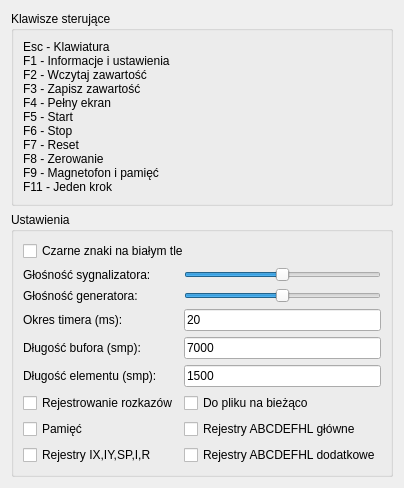
<?xml version="1.0" encoding="UTF-8"?>
<ui version="4.0">
 <class>HelpSettings</class>
 <widget class="QDialog" name="HelpSettings">
  <property name="geometry">
   <rect>
    <x>0</x>
    <y>0</y>
    <width>400</width>
    <height>480</height>
   </rect>
  </property>
  <property name="windowTitle">
   <string>Pomoc i ustawienia</string>
  </property>
  <layout class="QVBoxLayout" name="verticalLayout">
   <item>
    <widget class="QGroupBox" name="HelpInfoP">
     <property name="title">
      <string>Klawisze sterujące</string>
     </property>
     <layout class="QGridLayout" name="gridLayout_3">
      <item row="0" column="0">
       <widget class="QLabel" name="HelpInfo">
        <property name="text">
         <string>Esc - Klawiatura
F1 - Informacje i ustawienia
F2 - Wczytaj zawartość
F3 - Zapisz zawartość
F4 - Pełny ekran
F5 - Start
F6 - Stop
F7 - Reset
F8 - Zerowanie
F9 - Magnetofon i pamięć
F11 - Jeden krok</string>
        </property>
       </widget>
      </item>
     </layout>
    </widget>
   </item>
   <item>
    <widget class="QGroupBox" name="SettingsP">
     <property name="title">
      <string>Ustawienia</string>
     </property>
     <layout class="QGridLayout" name="gridLayout_2">
      <item row="8" column="0">
       <widget class="QCheckBox" name="DebugReg0">
        <property name="text">
         <string>Pamięć</string>
        </property>
       </widget>
      </item>
      <item row="8" column="1">
       <widget class="QCheckBox" name="DebugReg1">
        <property name="text">
         <string>Rejestry ABCDEFHL główne</string>
        </property>
       </widget>
      </item>
      <item row="3" column="0">
       <widget class="QLabel" name="VolumeSoundL">
        <property name="text">
         <string>Głośność generatora:</string>
        </property>
       </widget>
      </item>
      <item row="2" column="0">
       <widget class="QLabel" name="VolumeBeepL">
        <property name="text">
         <string>Głośność sygnalizatora:</string>
        </property>
       </widget>
      </item>
      <item row="2" column="1">
       <widget class="QSlider" name="VolumeBeepS">
        <property name="maximum">
         <number>250</number>
        </property>
        <property name="value">
         <number>125</number>
        </property>
        <property name="orientation">
         <enum>Qt::Horizontal</enum>
        </property>
       </widget>
      </item>
      <item row="4" column="1">
       <widget class="QLineEdit" name="AudioTimerT">
        <property name="text">
         <string>20</string>
        </property>
       </widget>
      </item>
      <item row="4" column="0">
       <widget class="QLabel" name="AudioTimerL">
        <property name="text">
         <string>Okres timera (ms):</string>
        </property>
       </widget>
      </item>
      <item row="3" column="1">
       <widget class="QSlider" name="VolumeSoundS">
        <property name="maximum">
         <number>250</number>
        </property>
        <property name="value">
         <number>125</number>
        </property>
        <property name="orientation">
         <enum>Qt::Horizontal</enum>
        </property>
       </widget>
      </item>
      <item row="5" column="0">
       <widget class="QLabel" name="AudioBufferL">
        <property name="text">
         <string>Długość bufora (smp):</string>
        </property>
       </widget>
      </item>
      <item row="6" column="0">
       <widget class="QLabel" name="AudioElementL">
        <property name="text">
         <string>Długość elementu (smp):</string>
        </property>
       </widget>
      </item>
      <item row="5" column="1">
       <widget class="QLineEdit" name="AudioBufferT">
        <property name="text">
         <string>7000</string>
        </property>
       </widget>
      </item>
      <item row="6" column="1">
       <widget class="QLineEdit" name="AudioElementT">
        <property name="text">
         <string>1500</string>
        </property>
       </widget>
      </item>
      <item row="1" column="0" colspan="2">
       <widget class="QCheckBox" name="ScreenNegative">
        <property name="text">
         <string>Czarne znaki na białym tle</string>
        </property>
       </widget>
      </item>
      <item row="7" column="1">
       <widget class="QCheckBox" name="DebugSaveFile">
        <property name="text">
         <string>Do pliku na bieżąco</string>
        </property>
       </widget>
      </item>
      <item row="7" column="0">
       <widget class="QCheckBox" name="DebugTrace">
        <property name="text">
         <string>Rejestrowanie rozkazów</string>
        </property>
       </widget>
      </item>
      <item row="9" column="0">
       <widget class="QCheckBox" name="DebugReg3">
        <property name="text">
         <string>Rejestry IX,IY,SP,I,R</string>
        </property>
       </widget>
      </item>
      <item row="9" column="1">
       <widget class="QCheckBox" name="DebugReg2">
        <property name="text">
         <string>Rejestry ABCDEFHL dodatkowe</string>
        </property>
       </widget>
      </item>
     </layout>
    </widget>
   </item>
  </layout>
 </widget>
 <resources/>
 <connections/>
</ui>
